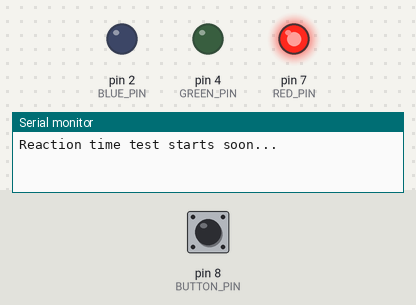
This sketch was run on a simulated Arduino Uno, built with avr-gcc and run on an emulated ATmega328P. Parts: output pins drawn as LEDs (lit = HIGH), the last lines printed to the serial monitor. The inputs (shaded band) are chosen by the test bench; at power-on: pin 8 (BUTTON_PIN) HIGH. Random numbers use the default seed unless the sketch sets one.

Above: at 0.1 s.
At 6.2 s:
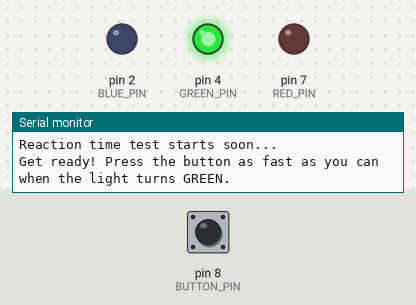
Timing chart, 0 to 7.7 s (numbered marks = the images above):
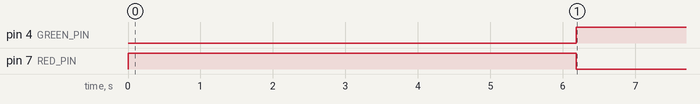

The sketch:

Reflex_tester.ino
```cpp
#define RED_PIN 7
#define GREEN_PIN 4
#define BLUE_PIN 2
#define BUTTON_PIN 8

unsigned long set_time;
bool testStarted = false; // Track if the reaction test has officially started

void setup() {
  Serial.begin(9600);
  pinMode(RED_PIN, OUTPUT);
  pinMode(GREEN_PIN, OUTPUT);
  pinMode(BLUE_PIN, OUTPUT);
  pinMode(BUTTON_PIN, INPUT_PULLUP);

  randomSeed(analogRead(0));
  set_time = millis() + random(6000, 11000);

  digitalWrite(RED_PIN, HIGH);
  digitalWrite(GREEN_PIN, LOW);
  digitalWrite(BLUE_PIN, LOW);

  Serial.println("Reaction time test starts soon...");
}

void loop() {
  unsigned long time = millis();
  int buttonState = digitalRead(BUTTON_PIN);

  if (!testStarted && time >= 500) {
    Serial.println("Get ready! Press the button as fast as you can when the light turns GREEN.");
    testStarted = true;
  }

  // Trigger the green light after the random set_time
  if (testStarted && time >= set_time) {
    digitalWrite(GREEN_PIN, HIGH);
    digitalWrite(RED_PIN, LOW);

    if (buttonState == LOW) {
      unsigned long reaction_time = time - set_time;
      Serial.print("Your reaction time: ");
      Serial.print(reaction_time);
      Serial.println(" ms");

      delay(2000); // Short pause before restarting test
      restartTest();
    }
  }
}

void restartTest() {
  Serial.println("Restarting...");
  digitalWrite(RED_PIN, HIGH);
  digitalWrite(GREEN_PIN, LOW);
  digitalWrite(BLUE_PIN, LOW);

  set_time = millis() + random(6000, 11000);
  testStarted = false;
}
```

Measured:
- by itself, pin 4 (GREEN_PIN): LOW → HIGH at 6.2 s
- by itself, pin 7 (RED_PIN): HIGH → LOW at 6.2 s
